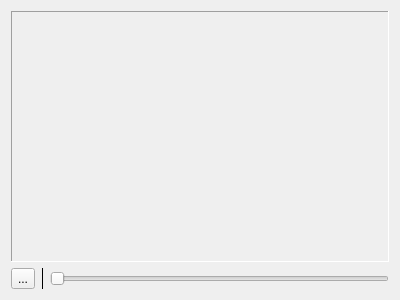
<?xml version="1.0" encoding="UTF-8"?>
<ui version="4.0">
 <class>VideoPlayer</class>
 <widget class="QWidget" name="VideoPlayer">
  <property name="geometry">
   <rect>
    <x>0</x>
    <y>0</y>
    <width>400</width>
    <height>300</height>
   </rect>
  </property>
  <property name="windowTitle">
   <string notr="true"/>
  </property>
  <layout class="QGridLayout" name="gridLayout">
   <item row="1" column="0">
    <layout class="QHBoxLayout" name="horizontalLayout">
     <item>
      <widget class="QToolButton" name="playPauseButton">
       <property name="text">
        <string>...</string>
       </property>
      </widget>
     </item>
     <item>
      <widget class="KSeparator" name="kseparator">
       <property name="frameShape">
        <enum>QFrame::VLine</enum>
       </property>
      </widget>
     </item>
     <item>
      <widget class="Phonon::SeekSlider" name="seekSlider">
       <property name="orientation">
        <enum>Qt::Horizontal</enum>
       </property>
      </widget>
     </item>
    </layout>
   </item>
   <item row="0" column="0">
    <widget class="QFrame" name="frame">
     <property name="frameShape">
      <enum>QFrame::Panel</enum>
     </property>
     <property name="frameShadow">
      <enum>QFrame::Sunken</enum>
     </property>
     <layout class="QVBoxLayout" name="verticalLayout">
      <property name="spacing">
       <number>0</number>
      </property>
      <property name="margin">
       <number>0</number>
      </property>
      <item>
       <widget class="Phonon::VideoPlayer" name="player" native="true">
        <property name="sizePolicy">
         <sizepolicy hsizetype="Expanding" vsizetype="Expanding">
          <horstretch>0</horstretch>
          <verstretch>0</verstretch>
         </sizepolicy>
        </property>
       </widget>
      </item>
     </layout>
    </widget>
   </item>
  </layout>
 </widget>
 <customwidgets>
  <customwidget>
   <class>KSeparator</class>
   <extends>QFrame</extends>
   <header>kseparator.h</header>
  </customwidget>
  <customwidget>
   <class>Phonon::VideoPlayer</class>
   <extends>QWidget</extends>
   <header location="global">Phonon/VideoPlayer</header>
   <container>1</container>
  </customwidget>
  <customwidget>
   <class>Phonon::SeekSlider</class>
   <extends>QSlider</extends>
   <header location="global">Phonon/SeekSlider</header>
  </customwidget>
 </customwidgets>
 <resources/>
 <connections/>
</ui>
